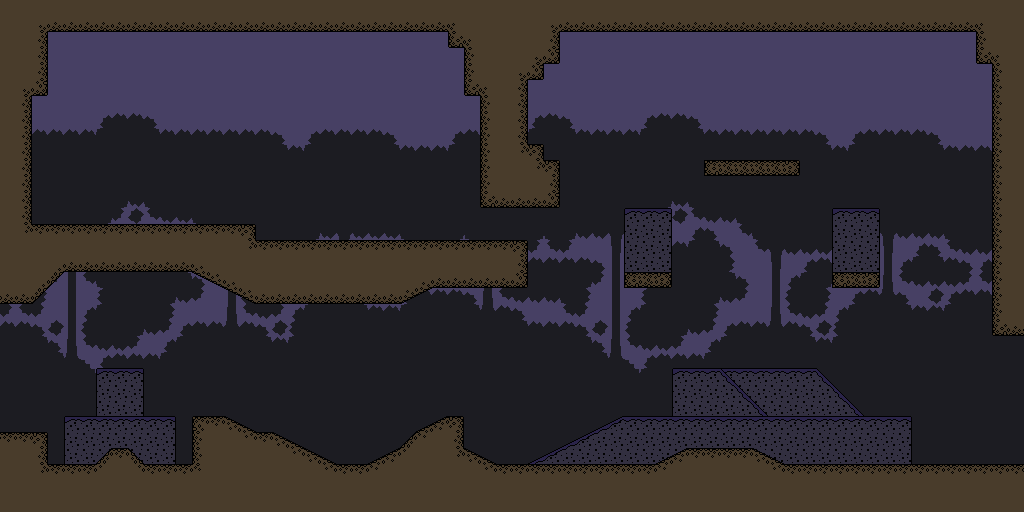

Rendered tile map (Tiled .tmx) drawn with the repository's tilesets; below, a short description and the map source with its tile grids summarised:
An orthogonal 64x32 tile map with 16x16 px tiles, 7 tile layers (Background, Platforms2, Platforms, Ground, ...).

<map version="1.2" tiledversion="1.2.0" orientation="orthogonal" renderorder="right-down" width="64" height="32" tilewidth="16" tileheight="16" infinite="0" nextlayerid="14" nextobjectid="1">
 <tileset firstgid="1" source="../../../16bit_DeathBros/Assets/Tiled2Unity/TiledMaps/NES_16x16_cave.tsx" />
 <layer id="7" name="Background" width="64" height="32">
  <data>[2048 cells, 2048 non-empty, 25 distinct tile ids]</data>
 </layer>
 <layer id="8" name="Platforms2" width="64" height="32">
  <data>[2048 cells, 56 non-empty, 11 distinct tile ids]</data>
 </layer>
 <layer id="9" name="Platforms" width="64" height="32">
  <data>[2048 cells, 161 non-empty, 17 distinct tile ids]</data>
 </layer>
 <layer id="10" name="Ground" width="64" height="32">
  <data>[2048 cells, 625 non-empty, 38 distinct tile ids]</data>
 </layer>
 <layer id="11" name="Collision" width="64" height="32" opacity="0">
  <properties>
   <property name="unity:layer" value="Collision" />
  </properties>
  <data>[2048 cells, 625 non-empty, 12 distinct tile ids]</data>
 </layer>
 <layer id="12" name="Platforms" width="64" height="32" opacity="0">
  <properties>
   <property name="unity:layer" value="Platform" />
  </properties>
  <data>[2048 cells, 29 non-empty, 2 distinct tile ids]</data>
 </layer>
 <layer id="13" name="Platforms2" width="64" height="32" opacity="0">
  <properties>
   <property name="unity:layer" value="Platform" />
  </properties>
  <data>[2048 cells, 26 non-empty, 4 distinct tile ids]</data>
 </layer>
</map>
